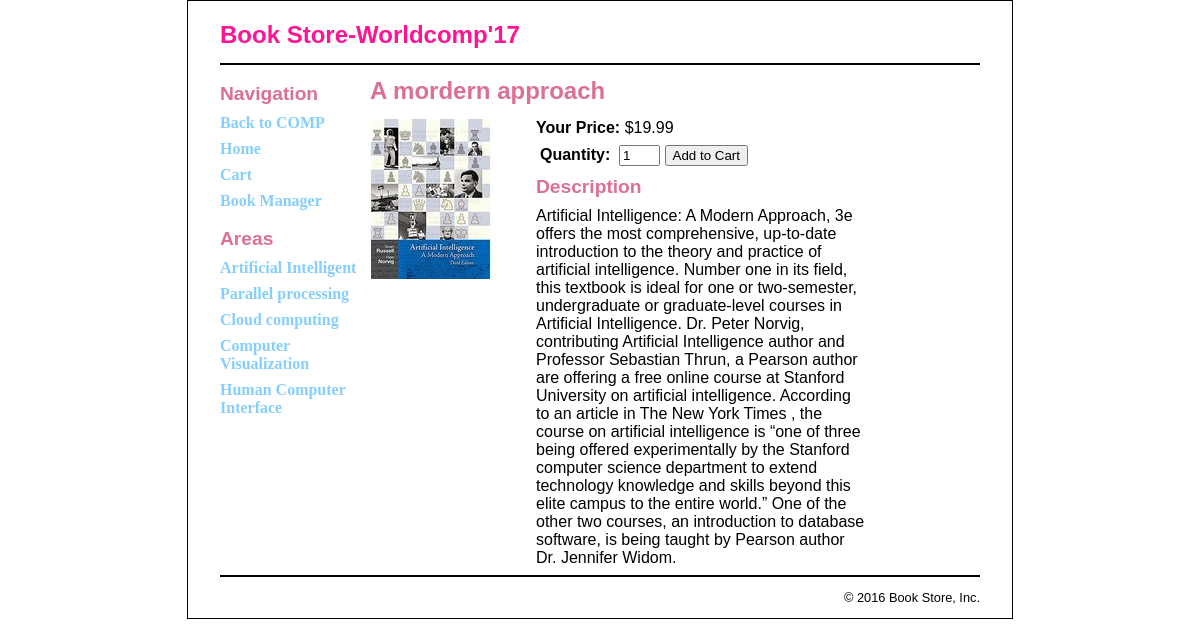
/project_1/bookstore/action_index.php?book_id=1, run on the app's committed database.
### tables this page shows
CREATE TABLE IF NOT EXISTS `bookareas` (
`areaID` int(11) NOT NULL,
  `areaName` varchar(255) NOT NULL
);

CREATE TABLE IF NOT EXISTS `books` (
`bookID` int(11) NOT NULL,
  `bookName` varchar(255) NOT NULL,
  `areaID` int(11) NOT NULL,
  `price` float NOT NULL,
  `description` text NOT NULL
);

### project_1/bookstore/model/area_db.php (called while the page is built, shortened)
<?php
require 'model/db.php';
function get_areas() {
    global $db;
    $query = 'SELECT *
              FROM bookareas
              ORDER BY areaID';
    try {
        $statement = $db->prepare($query);
        $statement->execute();
        $result = $statement->fetchAll();
        return $result;
    } catch (PDOException $e) {
        $error_message = $e->getMessage();
        include 'database_error.php';
    }
}
?>

### project_1/bookstore/model/book_db.php (called while the page is built, shortened)
<?php
require 'model/db.php';
function get_book($book_id) {
    global $db;
    $query = '
        SELECT *
        FROM books b
           INNER JOIN bookareas a
           ON b.areaID = a.areaID
        WHERE bookID = :book_id';
    try {
        $statement = $db->prepare($query);
        $statement->bindValue(':book_id', $book_id);
        $statement->execute();
        $result = $statement->fetch();
        return $result;
    } catch (PDOException $e) {
        $error_message = $e->getMessage();
        include 'database_error.php';
    }
}
?>

### project_1/bookstore/book_view.php (the view, shortened to what this page needs)
<?php
    $book_name = $book['bookName'];
    $description = $book['description'];
    $price = $book['price'];
    $image_filename = $book_name . '.png';
    $image_path = 'images/' . $image_filename;
    $image_alt = 'Image filename: ' . $image_filename;
?>
<?php include 'header.php'; ?>
<?php include 'sidebar.php'; ?>
<h1><?php echo htmlspecialchars($book_name); ?></h1>
<div id="left_column">
    <p><img src="<?php echo $image_path; ?>"
            alt="<?php echo $image_alt; ?>" /></p>
</div>
<div id="right_column">
    <p><b>Your Price:</b>
        <?php echo '$' . $price; ?></p>
    <form action="cart_index.php" method="get" id="add_to_cart_form">
        <b>Quantity:</b>&nbsp;
        <input type="text" name="quantity" value="1" size="2"/>
        <input type="submit" value="Add to Cart" />
    </form>
    <h2>Description</h2>
    <?php echo $description; ?>
</div>
<?php include 'footer.php'; ?>

### project_1/bookstore/sidebar.php
<aside>
    <h2>Navigation</h2>
    <ul>
	    <li>
		<a href="../index.html">Back to COMP</a>
		</li>
        <li>
            <a href=".">Home</a>
        </li>
		<li>
		    <a href="cart_index.php">Cart</a>
		</li>
		<li>
		    <a href="admin/admin_home.php">Book Manager</a>
		</li>
    </ul>
    <h2>Areas</h2>
    <ul>
        <?php
            require_once('model/db.php');
            require_once('model/area_db.php');
            $areas = get_areas();
            foreach($areas as $area) :
                $name = $area['areaName'];
                $id = $area['areaID'];
        ?>
        <li>
            <a href="action_index.php?area_id=<?php echo
                           $id; ?>">
               <?php echo htmlspecialchars($name); ?>
            </a>
        </li>
        <?php endforeach; ?>
    </ul>
</aside>

### project_1/bookstore/main.css (style rules this page uses)
aside { float: left; width: 150px; height: 420px; margin: .5em 0; }
h1 { font-size: 150%; margin: .5em 0 .25em; }
h2 { font-size: 120%; margin: .5em 0; }
h1, h2 { color: rgb(219,112,147); }
p { margin: .5em 0; }
ul { list-style-type: none; margin: 0; padding-left: 0; }
li { padding-bottom: .5em; }
a { color: rgb( 135,206,250); font-weight: bold; text-decoration:none; font-family: cursive; }
#left_column { float: left; width: 150px; }
#right_column { float: left; padding-left: 1em; padding-bottom: .5em; width: 330px; }
#left_column p img { text-align: center; }
#add_to_cart_form { margin: .25em; }
#add_to_cart_form input { float: none; }

### data on the page
bookareas: areaName "Artificial Intelligent"
bookareas: areaName "Parallel processing"
bookareas: areaName "Cloud computing"
bookareas: areaName "Computer Visualization"
bookareas: areaName "Human Computer Interface"
books: bookName "A mordern approach", bookName (picture), price "19.99", description "Artificial Intelligence: A Modern Approach, 3e offers the most comprehensive, up-to-date introduction to the theory and practice of artificial intelligence. Number one in its field, this textbook is ideal for one or two-semester, undergraduate or graduate-level courses in Artificial Intelligence. Dr. Peter Norvig, contributing Artificial Intelligence author and Professor Sebastian Thrun, a Pearson author are offering a free online course at Stanford University on artificial intelligence. According to an article in The New York Times , the course on artificial intelligence is “one of three being offered experimentally by the Stanford computer science department to extend technology knowledge…"
